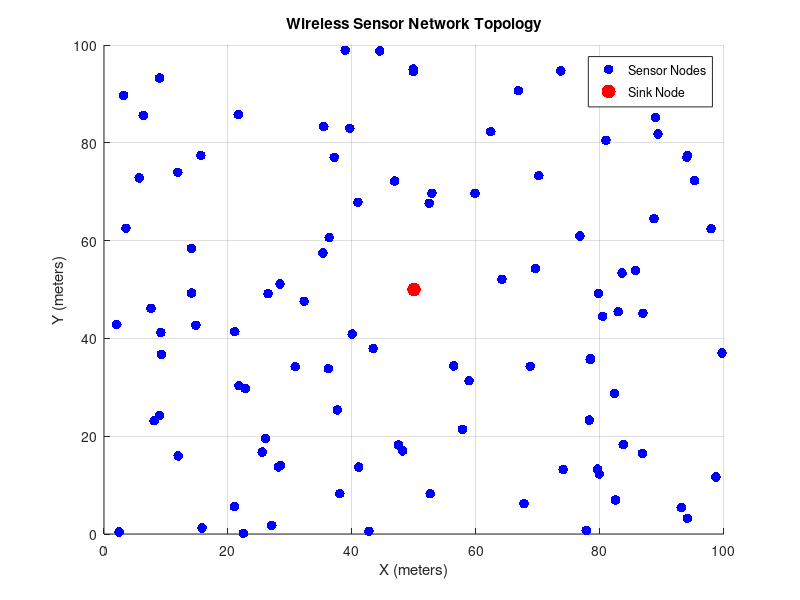

Here is the MATLAB script that generated this plot: (Note: this script raises an error after producing the figure.)
clc;
clear all;
% Part A: Generate a WSN with 100 nodes in a 100m x 100m area
N = 100;               
area_size = 100;     
sink_position = [50, 50]; % Sink node
x_coords = area_size * rand(N, 1);
y_coords = area_size * rand(N, 1);
% network topology
figure;
scatter(x_coords, y_coords, 50, 'b', 'filled'); % Sensor nodes as blue circles
hold on;
scatter(sink_position(1), sink_position(2), 100, 'r', 'filled'); % Sink as a red circle
title('Wireless Sensor Network Topology');
xlabel('X (meters)');
ylabel('Y (meters)');
xlim([0 area_size]);
ylim([0 area_size]);
grid on;
legend('Sensor Nodes', 'Sink Node', 'Location', 'best');
hold off;

% Part B , C: Dual-Hop Transmission Simulation
R = 30; % Radius for direct transmission (meters)
[energies,T1,T1_energies,active_nodes,cycle] = Simulate(sink_position,R,x_coords,y_coords,true);






%part D :
%if center is at center [50 ,50] then maxR=70
R_values = 10:10:70; % Range of R values to test
T1_values = zeros(size(R_values)); 
optimal_energies = [];
for r_idx = 1:length(R_values)
    R = R_values(r_idx); 
    [energies, T1, T1_energies, ~, ~] = Simulate(sink_position, R, x_coords, y_coords, false);
    T1_values(r_idx) = T1;
    if T1 == max(T1_values)
        optimal_energies = T1_energies;
    end
end

[max_T1, opt_idx] = max(T1_values);
opt_R = R_values(opt_idx);
fprintf('Maximum T1: %d cycles at R = %d meters\n', max_T1, opt_R);

% Plot T1 vs R
figure;
plot(R_values, T1_values, '-o', 'LineWidth', 2);
xlabel('Transmission Radius R (meters)');
ylabel('T1 (Cycles)');
title('T1 vs. Transmission Radius R');
grid on;
saveas(gcf, 'T1_vs_R.fig');

% Plot Remaining Energies for Optimal R
figure;
bar(optimal_energies, 'b');
xlabel('Node Index');
ylabel('Remaining Energy (Joules)');
title(sprintf('Remaining Energies After T1 (Optimal R = %d, T1 = %d)', opt_R, max_T1));
grid on;
saveas(gcf, sprintf('Remaining_Energies_Optimal_R_%d_sink_(%d_%d).fig', opt_R, sink_position(1), sink_position(2)));

%part E :  
R=30
new_sink_position = [50, 225];
[energies,T1,T1_energies,active_nodes,cycle] = Simulate(new_sink_position,R,x_coords,y_coords,true);

distances_to_sink = sqrt((x_coords - new_sink_position(1)).^2 + (y_coords - new_sink_position(2)).^2);
maxR = ceil(max(distances_to_sink));

% Define R values
R_values = 10:10:maxR;

optimal_energies=[];
T1_values = zeros(size(R_values));
total_T1_energies = zeros(size(R_values)); 
% Loop over R values
fprintf('Simulating for sink at (%d, %d)...\n', new_sink_position(1), new_sink_position(2));
for r_idx = 1:length(R_values)
    R = R_values(r_idx);
    [energies, T1, T1_energies, active_nodes, cycle] = Simulate(new_sink_position, R, x_coords, y_coords, false);
    T1_values(r_idx) = T1;
    total_T1_energies(r_idx) = sum(T1_energies);
    if total_T1_energies(r_idx) == max(total_T1_energies)
        optimal_energies = T1_energies;
    end
end
% Find the optimal R
[max_total_energy, opt_idx] = max(total_T1_energies);
opt_R = R_values(opt_idx);
max_T1 =  T1_values(opt_idx)
% Display results
fprintf('Maximum T1: %d cycles at R = %d meters\n', max_T1, opt_R);
fprintf('For sink at (%d, %d), maxR = %d meters\n', new_sink_position(1), new_sink_position(2), maxR);

% Plot T1 vs R
figure;
plot(R_values, T1_values, '-o', 'LineWidth', 2);
xlabel('Transmission Radius R (meters)');
ylabel('T1 (Cycles)');
title(sprintf('T1 vs. Transmission Radius R (Sink at [%d, %d])', new_sink_position(1), new_sink_position(2)));
grid on;
% Save the plot
saveas(gcf, sprintf('T1_vs_R_sink_(%d_%d).fig', new_sink_position(1), new_sink_position(2)));

% Plot Remaining Energies for Optimal R
figure;
bar(optimal_energies, 'b');
xlabel('Node Index');
ylabel('Remaining Energy (Joules)');
title(sprintf('Remaining Energies After T1 (Optimal R = %d, T1 = %d)', opt_R, max_T1));
grid on;
saveas(gcf, sprintf('Remaining_Energies_Optimal_R_%d_sink_(%d_%d).fig', opt_R, new_sink_position(1), new_sink_position(2)));



% % part F:
% replace find_intermediate_node() with new_find_intermediate_node()
% in the Simulate function